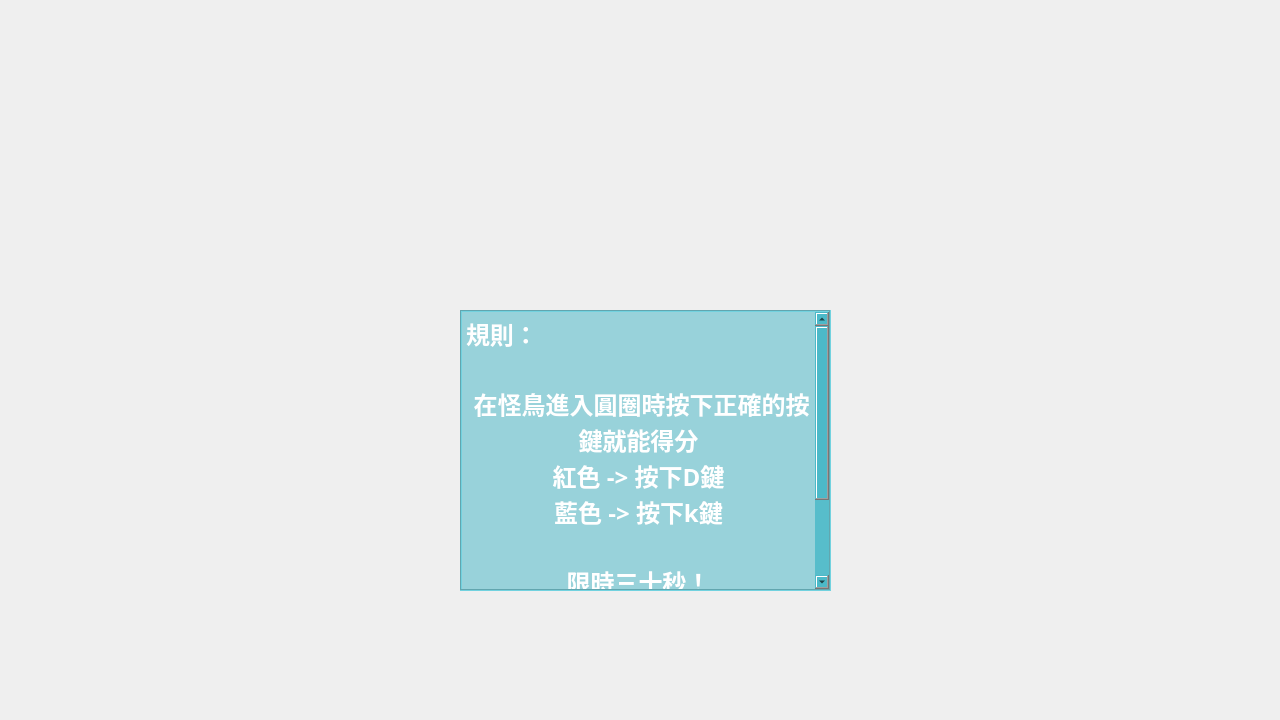
<?xml version="1.0" encoding="UTF-8"?>
<ui version="4.0">
 <class>ready</class>
 <widget class="QWidget" name="ready">
  <property name="geometry">
   <rect>
    <x>0</x>
    <y>0</y>
    <width>1280</width>
    <height>720</height>
   </rect>
  </property>
  <property name="minimumSize">
   <size>
    <width>1280</width>
    <height>720</height>
   </size>
  </property>
  <property name="windowTitle">
   <string>Are You Ready?</string>
  </property>
  <widget class="QLabel" name="label">
   <property name="geometry">
    <rect>
     <x>0</x>
     <y>0</y>
     <width>1280</width>
     <height>720</height>
    </rect>
   </property>
   <property name="minimumSize">
    <size>
     <width>1280</width>
     <height>720</height>
    </size>
   </property>
   <property name="styleSheet">
    <string notr="true">background-image: url(:/background/senki_zesshou_symphogear_311.jpg);</string>
   </property>
   <property name="text">
    <string/>
   </property>
  </widget>
  <widget class="QTextBrowser" name="textBrowser">
   <property name="geometry">
    <rect>
     <x>460</x>
     <y>310</y>
     <width>371</width>
     <height>281</height>
    </rect>
   </property>
   <property name="font">
    <font>
     <family>HanziPen TC</family>
     <pointsize>18</pointsize>
     <weight>75</weight>
     <bold>true</bold>
    </font>
   </property>
   <property name="styleSheet">
    <string notr="true">background-color: rgba(100, 162, 167, 138);
background-color: rgba(65, 182, 197, 128);</string>
   </property>
   <property name="frameShape">
    <enum>QFrame::Box</enum>
   </property>
   <property name="html">
    <string>&lt;!DOCTYPE HTML PUBLIC &quot;-//W3C//DTD HTML 4.0//EN&quot; &quot;http://www.w3.org/TR/REC-html40/strict.dtd&quot;&gt;
&lt;html&gt;&lt;head&gt;&lt;meta name=&quot;qrichtext&quot; content=&quot;1&quot; /&gt;&lt;style type=&quot;text/css&quot;&gt;
p, li { white-space: pre-wrap; }
&lt;/style&gt;&lt;/head&gt;&lt;body style=&quot; font-family:'HanziPen TC'; font-size:18pt; font-weight:600; font-style:normal;&quot;&gt;
&lt;p style=&quot; margin-top:0px; margin-bottom:0px; margin-left:0px; margin-right:0px; -qt-block-indent:0; text-indent:0px;&quot;&gt;&lt;span style=&quot; color:#ffffff;&quot;&gt;規則：&lt;/span&gt;&lt;/p&gt;
&lt;p align=&quot;center&quot; style=&quot;-qt-paragraph-type:empty; margin-top:0px; margin-bottom:0px; margin-left:0px; margin-right:0px; -qt-block-indent:0; text-indent:0px; color:#ffffff;&quot;&gt;&lt;br /&gt;&lt;/p&gt;
&lt;p align=&quot;center&quot; style=&quot; margin-top:0px; margin-bottom:0px; margin-left:0px; margin-right:0px; -qt-block-indent:0; text-indent:0px;&quot;&gt;&lt;span style=&quot; color:#ffffff;&quot;&gt; 在怪鳥進入圓圈時按下正確的按鍵就能得分&lt;br /&gt;紅色 -&amp;gt; 按下D鍵&lt;/span&gt;&lt;/p&gt;
&lt;p align=&quot;center&quot; style=&quot; margin-top:0px; margin-bottom:0px; margin-left:0px; margin-right:0px; -qt-block-indent:0; text-indent:0px;&quot;&gt;&lt;span style=&quot; color:#ffffff;&quot;&gt;藍色 -&amp;gt; 按下k鍵&lt;/span&gt;&lt;/p&gt;
&lt;p align=&quot;center&quot; style=&quot;-qt-paragraph-type:empty; margin-top:0px; margin-bottom:0px; margin-left:0px; margin-right:0px; -qt-block-indent:0; text-indent:0px; color:#ffffff;&quot;&gt;&lt;br /&gt;&lt;/p&gt;
&lt;p align=&quot;center&quot; style=&quot; margin-top:0px; margin-bottom:0px; margin-left:0px; margin-right:0px; -qt-block-indent:0; text-indent:0px;&quot;&gt;&lt;span style=&quot; color:#ffffff;&quot;&gt;限時三十秒！&lt;/span&gt;&lt;/p&gt;
&lt;p align=&quot;center&quot; style=&quot; margin-top:0px; margin-bottom:0px; margin-left:0px; margin-right:0px; -qt-block-indent:0; text-indent:0px;&quot;&gt;&lt;span style=&quot; color:#ffffff;&quot;&gt;Are You Ready?&lt;/span&gt;&lt;/p&gt;
&lt;p align=&quot;center&quot; style=&quot;-qt-paragraph-type:empty; margin-top:0px; margin-bottom:0px; margin-left:0px; margin-right:0px; -qt-block-indent:0; text-indent:0px; color:#ffffff;&quot;&gt;&lt;br /&gt;&lt;/p&gt;
&lt;p align=&quot;center&quot; style=&quot; margin-top:0px; margin-bottom:0px; margin-left:0px; margin-right:0px; -qt-block-indent:0; text-indent:0px;&quot;&gt;&lt;span style=&quot; color:#ffffff;&quot;&gt;按下ENTER開始遊戲&lt;/span&gt;&lt;/p&gt;&lt;/body&gt;&lt;/html&gt;</string>
   </property>
  </widget>
 </widget>
 <resources/>
 <connections/>
</ui>
